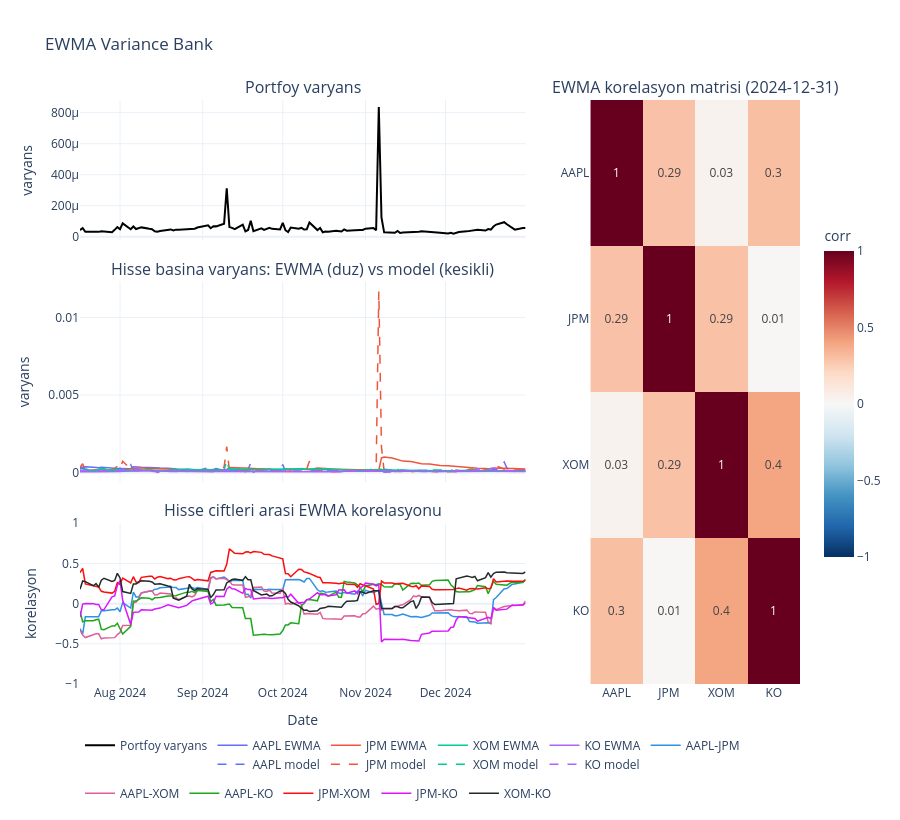

Notebook code cell kept with this figure:
### Code cell
plot_ewma_bank(ewmabank)                                                  # varsayılan
